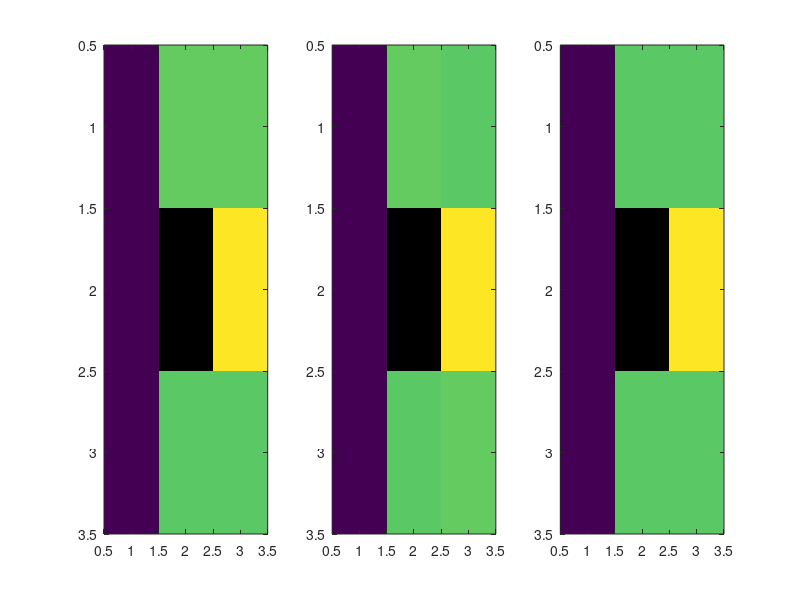
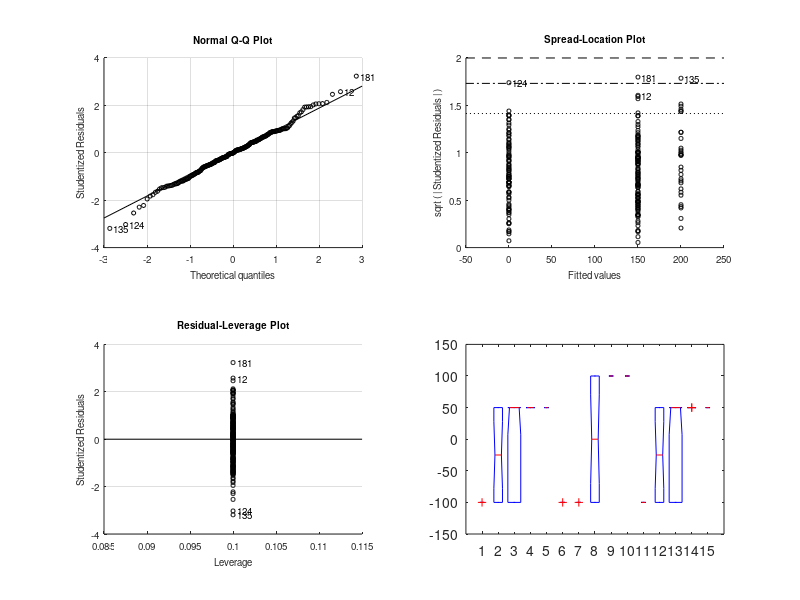
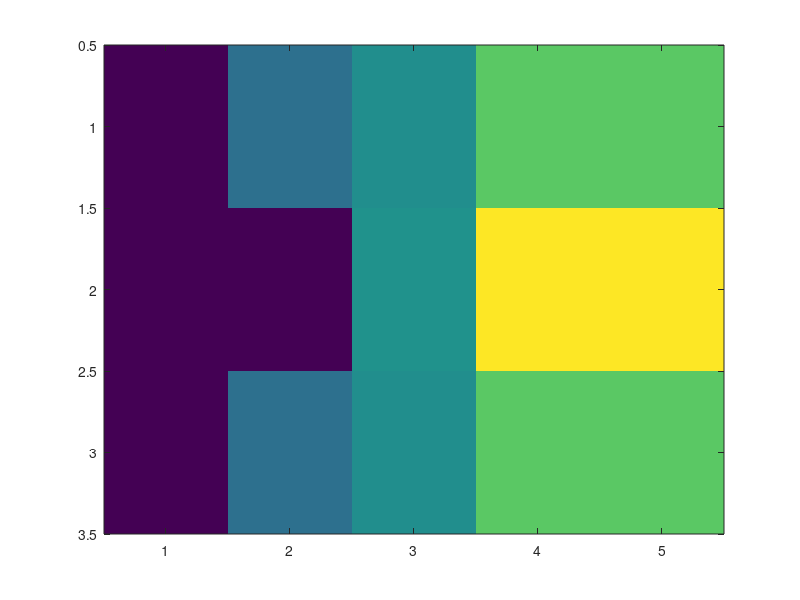

Recreate these plots in MATLAB, in order.
% testsim_anova_gaze_ret

% relationship between two-way anova on initial gaze and retinocentric tuning and one-way anova on final gaze position

% initial gaze and final gaze : saccade paper
n = 10; % n trials per condition, 16 conditions
noise    = 0.01;

% initial gaze
% 1 12 123 23 3
% 1 2  13  2  3
% 1 12 123 23 3

% retinocentric one gaze position
% 1 2 3
% 4   5
% 6 7 8

% retinocentric
% 1 21 321 32 3
% 4 4  54  5  5
% 6 76 876 87 8

% final
% 1   23   456   78   9
% 10  11   1213  14   15
% 16 1718 192021 2223 24

ini_gaze = [1*ones(n,1); 1*ones(n,1); 2*ones(n,1); 1*ones(n,1); 2*ones(n,1); 3*ones(n,1); 2*ones(n,1); 3*ones(n,1); 3*ones(n,1);...
            1*ones(n,1); 2*ones(n,1); 1*ones(n,1); 3*ones(n,1); 2*ones(n,1); 3*ones(n,1);...
	    1*ones(n,1); 1*ones(n,1); 2*ones(n,1); 1*ones(n,1); 2*ones(n,1); 3*ones(n,1); 2*ones(n,1); 3*ones(n,1); 3*ones(n,1);];

ret =	   [1*ones(n,1); 2*ones(n,1); 1*ones(n,1); 3*ones(n,1); 2*ones(n,1); 1*ones(n,1); 3*ones(n,1); 2*ones(n,1); 3*ones(n,1);...
            4*ones(n,1); 4*ones(n,1); 5*ones(n,1); 4*ones(n,1); 5*ones(n,1); 5*ones(n,1);...
	    6*ones(n,1); 7*ones(n,1); 6*ones(n,1); 8*ones(n,1); 7*ones(n,1); 6*ones(n,1); 8*ones(n,1); 7*ones(n,1); 8*ones(n,1);];

% only ret, tuning according to ret target 1->8
FR = 	    [1*ones(n,1); 2*ones(n,1); 1*ones(n,1); 3*ones(n,1); 2*ones(n,1); 1*ones(n,1); 3*ones(n,1); 2*ones(n,1); 3*ones(n,1);...
            4*ones(n,1); 4*ones(n,1); 5*ones(n,1); 4*ones(n,1); 5*ones(n,1); 5*ones(n,1);...
	    6*ones(n,1); 7*ones(n,1); 6*ones(n,1); 8*ones(n,1); 7*ones(n,1); 6*ones(n,1); 8*ones(n,1); 7*ones(n,1); 8*ones(n,1);];

% only ret, upper ret targets (10 20 10)
f(1) = 10;
f(2) = 20;
f(3) = 10;
f(4) = 0;
f(5) = 0;
f(6) = 0;
f(7) = 0;
f(8) = 0;

% only ret, right ret targets (15 20 15)
f(1) = 0;
f(2) = 0;
f(3) = 15;
f(4) = 0;
f(5) = 20;
f(6) = 0;
f(7) = 0;
f(8) = 15;

% only ret, upper corner
f(1) = 0;
f(2) = 15;
f(3) = 20;
f(4) = 0;
f(5) = 15;
f(6) = 0;
f(7) = 0;
f(8) = 0;

% only ret, hemifield + center
f(1) = 0;
f(2) = 15;
f(3) = 15;
f(4) = 0;
f(5) = 20;
f(6) = 0;
f(7) = 15;
f(8) = 15;

FR = 	    [f(1)*ones(n,1); f(2)*ones(n,1); f(1)*ones(n,1); f(3)*ones(n,1); f(2)*ones(n,1); f(1)*ones(n,1); f(3)*ones(n,1); f(2)*ones(n,1); f(3)*ones(n,1);...
            f(4)*ones(n,1); f(4)*ones(n,1); f(5)*ones(n,1); f(4)*ones(n,1); f(5)*ones(n,1); f(5)*ones(n,1);...
	    f(6)*ones(n,1); f(7)*ones(n,1); f(6)*ones(n,1); f(8)*ones(n,1); f(7)*ones(n,1); f(6)*ones(n,1); f(8)*ones(n,1); f(7)*ones(n,1); f(8)*ones(n,1);];

    
% FR = rand(240,1); % random FR

FR = 10*FR + noise*randn(length(FR),1);


figure('Position',[100 100 1200 300]);
subplot(1,3,1)
t=[1 2 4 10 12 16 17 19];
for k=1:8,
	FR_1(k) = mean( FR((t(k)-1)*n+1:(t(k)-1)*n+n) );
end
FR_1 = [FR_1(1:4) NaN FR_1(5:8)]; FR_1 = reshape(FR_1,3,3)'; imagesc(FR_1);

subplot(1,3,2)
t=[3 5 7 11 14 18 20 22];
for k=1:8,
	FR_2(k) = mean( FR((t(k)-1)*n+1:(t(k)-1)*n+n) );
end
FR_2 = [FR_2(1:4) NaN FR_2(5:8)]; FR_2 = reshape(FR_2,3,3)'; imagesc(FR_2);

subplot(1,3,3)
t=[6 8 9 13 15 21 23 24];
for k=1:8,
	FR_3(k) = mean( FR((t(k)-1)*n+1:(t(k)-1)*n+n) );
end
FR_3 = [FR_3(1:4) NaN FR_3(5:8)]; FR_3 = reshape(FR_3,3,3)'; imagesc(FR_3);
	



[p,table,stats,terms] = anovan(FR,[ini_gaze ret],'model','full','varnames',{'ini gaze' 'ret'})

final_gaze =[1*ones(n,1); 2*ones(n,1); 2*ones(n,1); 3*ones(n,1); 3*ones(n,1); 3*ones(n,1); 4*ones(n,1); 4*ones(n,1); 5*ones(n,1);...
            6*ones(n,1); 7*ones(n,1); 8*ones(n,1); 8*ones(n,1); 9*ones(n,1); 10*ones(n,1);...
	    11*ones(n,1); 12*ones(n,1); 12*ones(n,1); 13*ones(n,1); 13*ones(n,1); 13*ones(n,1); 14*ones(n,1); 14*ones(n,1); 15*ones(n,1);];

% [p,table,stats,terms] = anovan(FR,[final_gaze],'model','full','varnames',{'final gaze'})
[p,table,stats] = anova1(FR,[final_gaze])

for fg = 1:15,
	FR_fg(fg) = mean(FR((final_gaze == fg)));
end

FR_fg = reshape(FR_fg,5,3)';

figure
imagesc(FR_fg)
